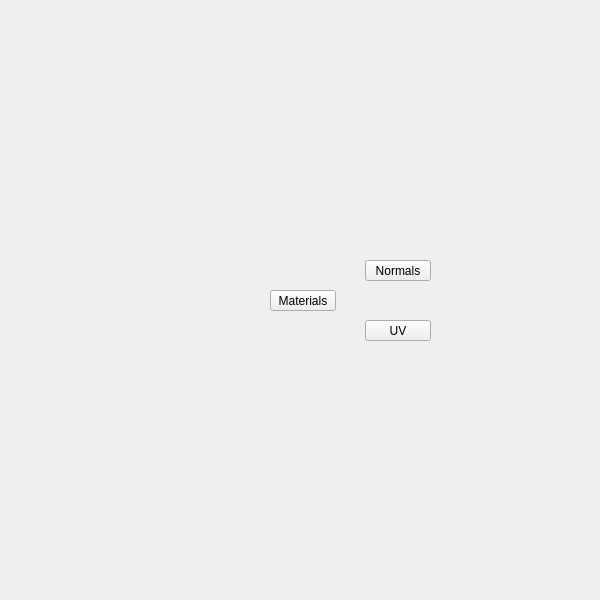
<?xml version="1.0" encoding="UTF-8"?>
<ui version="4.0">
 <class>QtUi</class>
 <widget class="QMainWindow" name="QtUi">
  <property name="enabled">
   <bool>true</bool>
  </property>
  <property name="geometry">
   <rect>
    <x>0</x>
    <y>0</y>
    <width>600</width>
    <height>600</height>
   </rect>
  </property>
  <property name="sizePolicy">
   <sizepolicy hsizetype="Ignored" vsizetype="Ignored">
    <horstretch>0</horstretch>
    <verstretch>0</verstretch>
   </sizepolicy>
  </property>
  <property name="minimumSize">
   <size>
    <width>0</width>
    <height>0</height>
   </size>
  </property>
  <property name="maximumSize">
   <size>
    <width>600</width>
    <height>600</height>
   </size>
  </property>
  <property name="cursor">
   <cursorShape>ArrowCursor</cursorShape>
  </property>
  <property name="windowTitle">
   <string>Toolkit</string>
  </property>
  <property name="whatsThis">
   <string>main</string>
  </property>
  <property name="toolButtonStyle">
   <enum>Qt::ToolButtonIconOnly</enum>
  </property>
  <property name="tabShape">
   <enum>QTabWidget::Triangular</enum>
  </property>
  <property name="dockNestingEnabled">
   <bool>true</bool>
  </property>
  <property name="dockOptions">
   <set>QMainWindow::AllowNestedDocks|QMainWindow::AllowTabbedDocks|QMainWindow::AnimatedDocks|QMainWindow::ForceTabbedDocks</set>
  </property>
  <widget class="QWidget" name="mainWindow">
   <property name="sizePolicy">
    <sizepolicy hsizetype="Ignored" vsizetype="Ignored">
     <horstretch>0</horstretch>
     <verstretch>0</verstretch>
    </sizepolicy>
   </property>
   <widget class="QPushButton" name="i018">
    <property name="geometry">
     <rect>
      <x>365</x>
      <y>320</y>
      <width>66</width>
      <height>21</height>
     </rect>
    </property>
    <property name="minimumSize">
     <size>
      <width>0</width>
      <height>21</height>
     </size>
    </property>
    <property name="maximumSize">
     <size>
      <width>16777215</width>
      <height>21</height>
     </size>
    </property>
    <property name="whatsThis">
     <string>uv</string>
    </property>
    <property name="text">
     <string>UV</string>
    </property>
   </widget>
   <widget class="QPushButton" name="i005">
    <property name="geometry">
     <rect>
      <x>365</x>
      <y>260</y>
      <width>66</width>
      <height>21</height>
     </rect>
    </property>
    <property name="minimumSize">
     <size>
      <width>0</width>
      <height>21</height>
     </size>
    </property>
    <property name="maximumSize">
     <size>
      <width>16777215</width>
      <height>21</height>
     </size>
    </property>
    <property name="whatsThis">
     <string>normals</string>
    </property>
    <property name="text">
     <string>Normals</string>
    </property>
   </widget>
   <widget class="QPushButton" name="i012">
    <property name="geometry">
     <rect>
      <x>270</x>
      <y>290</y>
      <width>66</width>
      <height>21</height>
     </rect>
    </property>
    <property name="minimumSize">
     <size>
      <width>0</width>
      <height>21</height>
     </size>
    </property>
    <property name="maximumSize">
     <size>
      <width>16777215</width>
      <height>21</height>
     </size>
    </property>
    <property name="whatsThis">
     <string>materials</string>
    </property>
    <property name="text">
     <string>Materials</string>
    </property>
   </widget>
  </widget>
 </widget>
 <resources/>
 <connections/>
 <designerdata>
  <property name="gridDeltaX">
   <number>5</number>
  </property>
  <property name="gridDeltaY">
   <number>10</number>
  </property>
  <property name="gridSnapX">
   <bool>true</bool>
  </property>
  <property name="gridSnapY">
   <bool>true</bool>
  </property>
  <property name="gridVisible">
   <bool>true</bool>
  </property>
 </designerdata>
</ui>
